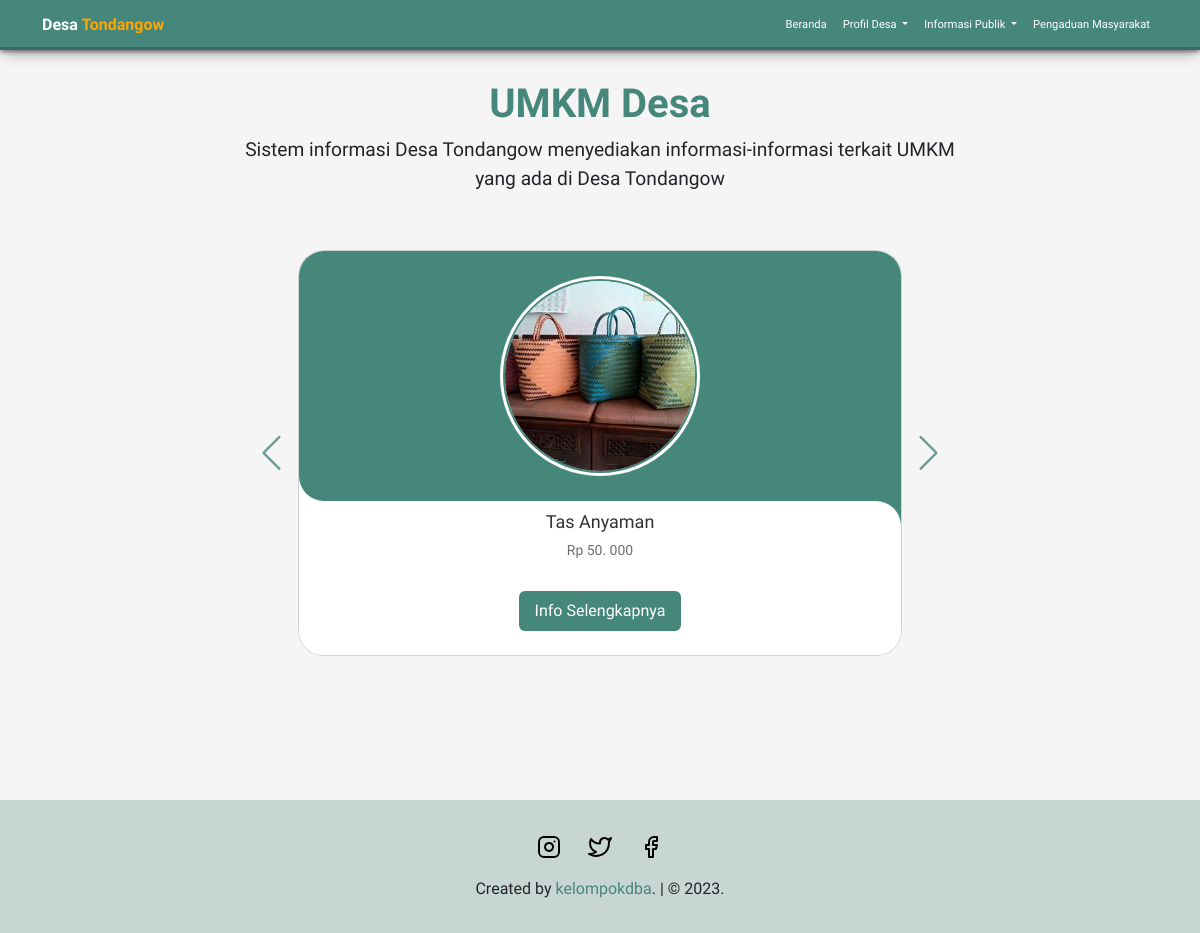
/umkm.php, run on an earlier commit of the app's database.
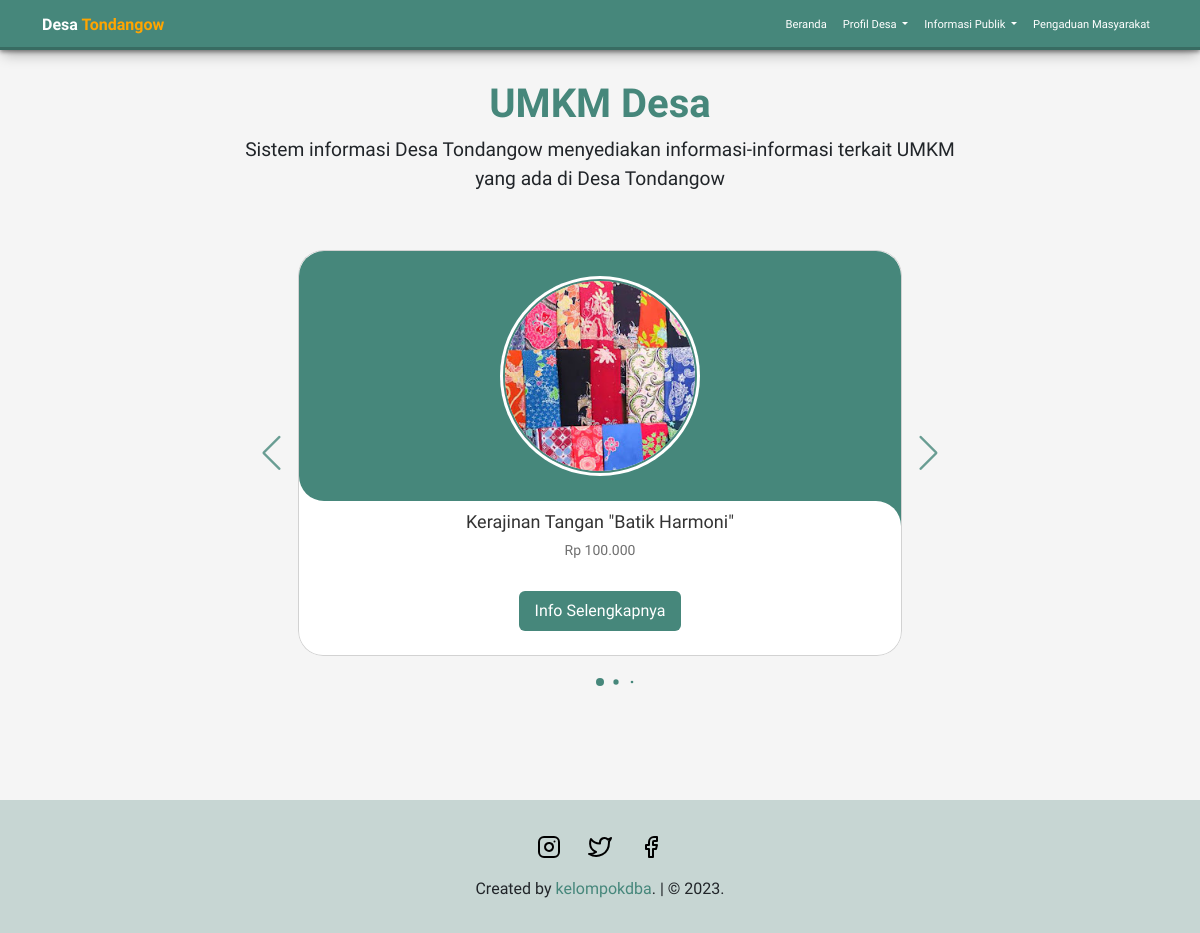
And on a later commit of the database.
### tables this page shows
CREATE TABLE `produk` (
  `id_produk` int(11) NOT NULL,
  `id_penjual` int(11) NOT NULL,
  `nama_produk` varchar(255) NOT NULL,
  `harga` varchar(255) NOT NULL,
  `gambar` varchar(255) NOT NULL,
  `deskripsi` varchar(255) NOT NULL
);

### function.php (called while the page is built, shortened)
<?php
require_once 'templates/dbconnect.php';
function query($query)
{
    global $dbconnect;
    $result = mysqli_query($dbconnect, $query);
    $rows = [];
    while ($row = mysqli_fetch_assoc($result)) {
        $rows[] = $row;
    }
    return $rows;
}

### umkm.php (the view, shortened to what this page needs)
<?php
include 'templates/header.php';
require 'function.php';
$query = query('SELECT DISTINCT
    penduduk.nama,
    penduduk.nik,
    penjual.id_penjual,
    penjual.nama_penjual,
    penjual.no_telepon,
    penjual.alamat_toko,
    penjual.link_alamat_toko,
    produk.id_produk,
    produk.id_penjual,
    produk.nama_produk,
    produk.harga,
    produk.gambar,
    produk.deskripsi
FROM produk
JOIN penjual ON produk.id_penjual=penjual.id_penjual
JOIN penduduk ON penjual.nama_penjual=penduduk.id');
?>
<section class="produk" id="produk">
    <div class="container">
        <div class="row justify-content-center">
            <div class="col-md-8 col-10 text-center" data-aos="fade-down-left">
                <h1>UMKM Desa</h1>
                <p>Sistem informasi Desa Tondangow menyediakan informasi-informasi terkait UMKM yang ada di Desa
                    Tondangow</p>
            </div>
            <div class="slide-container swiper" data-aos="fade-down-right">
                <div class="slide-content">
                    <div class="card-wrapper swiper-wrapper">
                        <?php foreach ($query as $content) { ?>
                            <div class="card swiper-slide">
                                <div class="image-content">
                                    <div class="card-image">
                                        <img src="img/umkm/<?= $content['gambar'] ?>" alt="" class="card-img" />
                                    </div>
                                </div>
                                <div class="card-content">
                                    <h2 class="name">
                                        <?= $content['nama_produk'] ?>
                                    </h2>
                                    <p class="harga">Rp
                                        <?= $content['harga'] ?>
                                    </p>
                                    <button class="button" data-bs-toggle="modal"
                                        data-bs-target="#exampleModal<?= $content['id_produk'] ?>">Info
                                        Selengkapnya</button>
                                </div>
                            </div>
                        <?php } ?>
                    </div>
                </div>
            </div>
        </div>
    </div>
</section>
<?php
include 'templates/footer.php';
?>

What changed in the data, as far as the page shows it:
removed produk: gambar (picture), nama_produk "Tas Anyaman", harga "50. 000"
added produk: gambar (picture), nama_produk "Kerajinan Tangan \"Batik Harmoni\"", harga "100.000"
